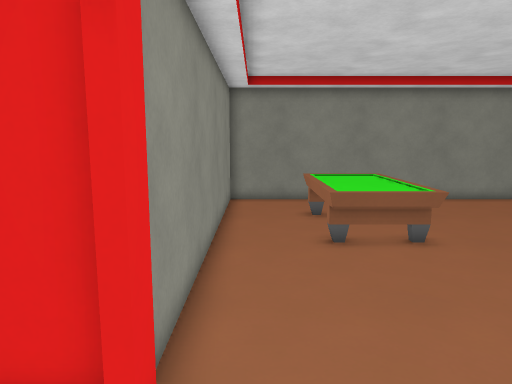
View 1 (above)

21 first-person views from a walk through a Godot game level. The camera is 1.5 m above the floor, tilts 8° down and sees 70° across. The floor is counted in squares, 0.5 m on a side. Each view is taken from the middle of a square. On the plan, view 1 faces up. The plan holds only what a view shows up to about 20 squares ahead; the rest is blank. The place goes on beyond the plan. Surface patterns are stand-ins for the level's own textures.

View 2
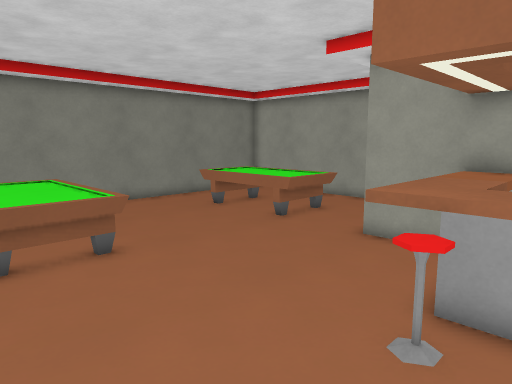

View 3
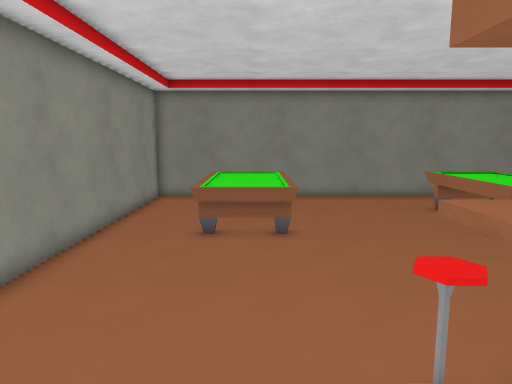

View 4
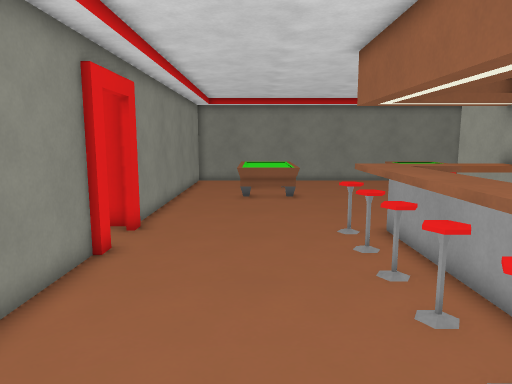

View 5
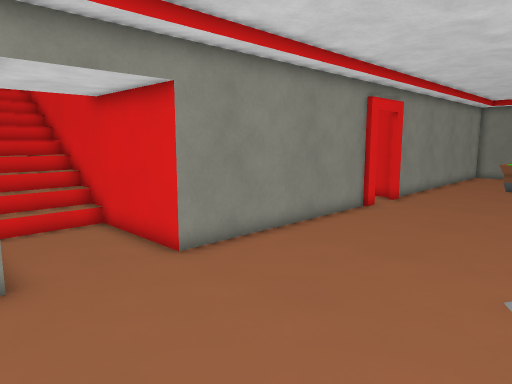

View 6
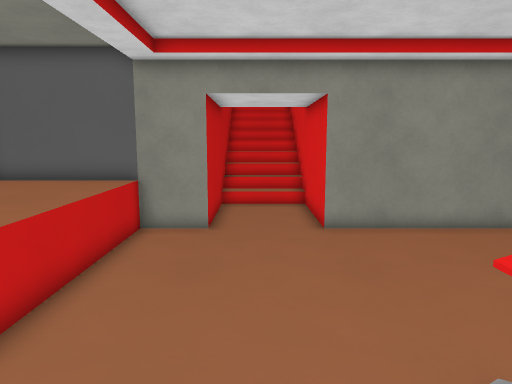

View 7
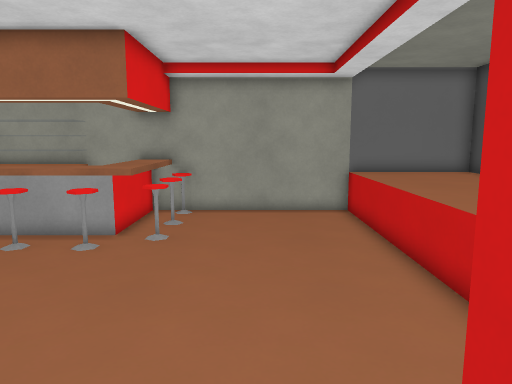

View 8
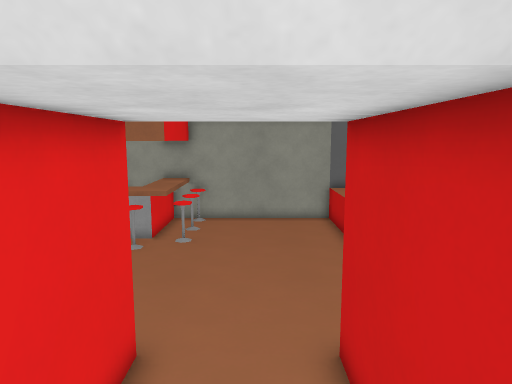

View 9
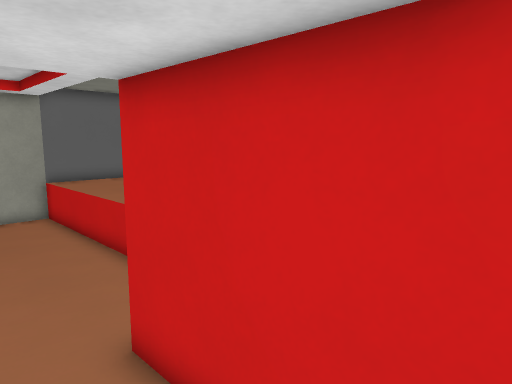

View 10
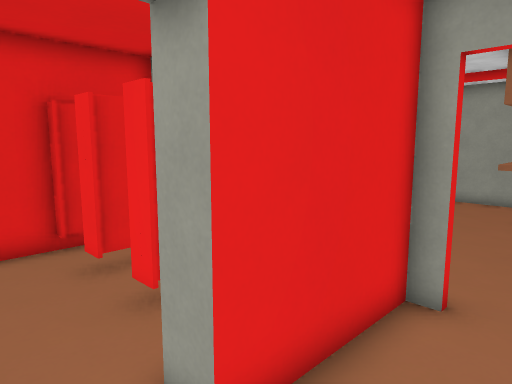

View 11
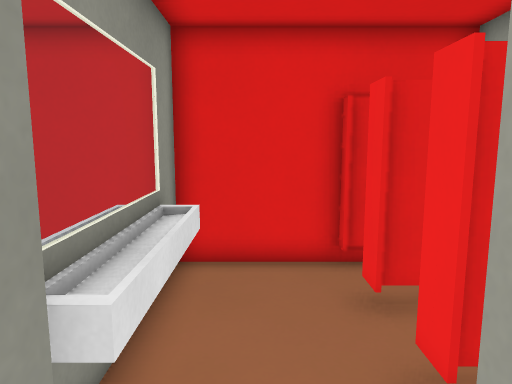

View 12
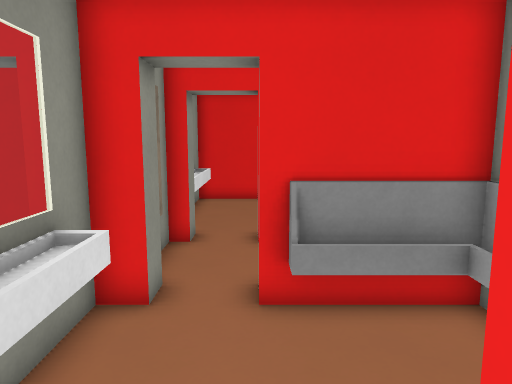

View 13
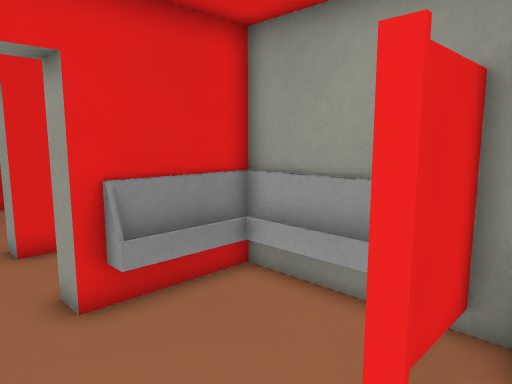

View 14
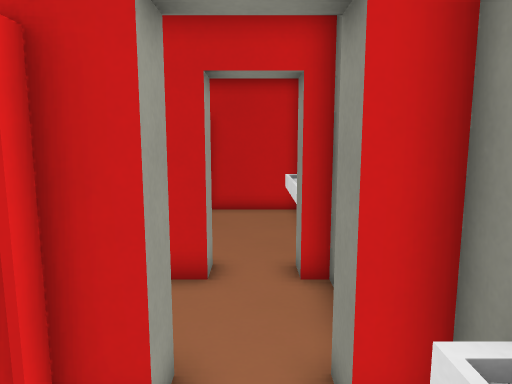

View 15
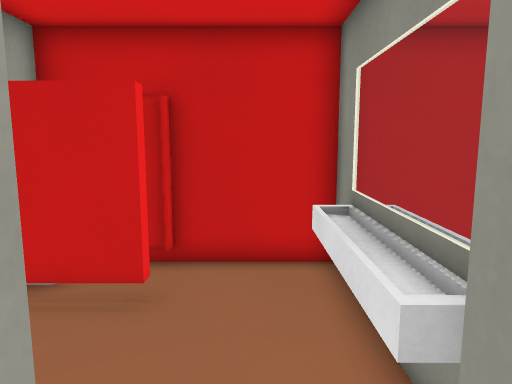

View 16
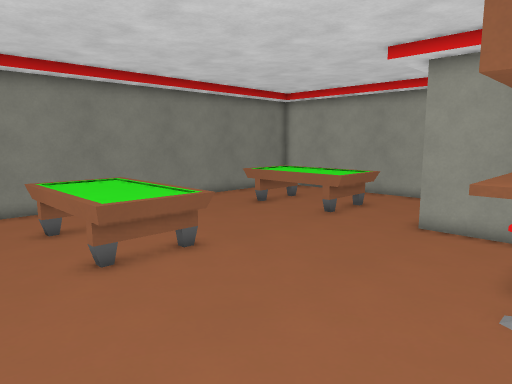

View 17
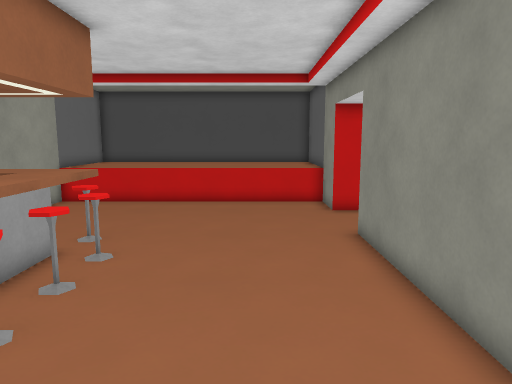

View 18
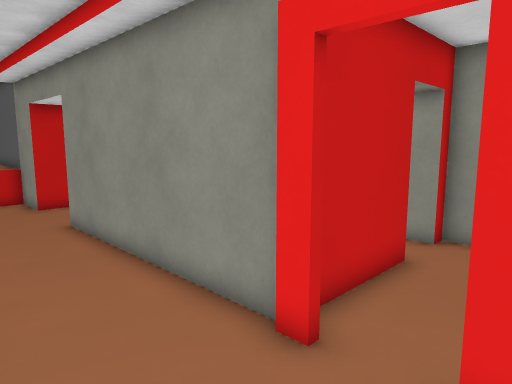

View 19
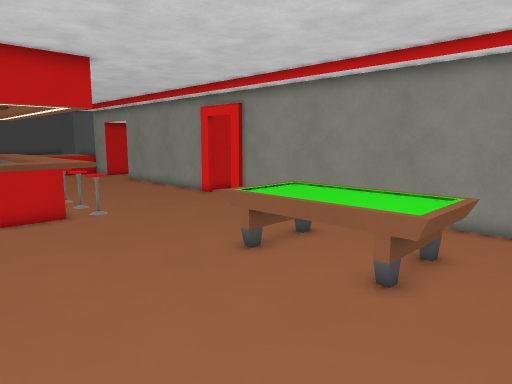

View 20
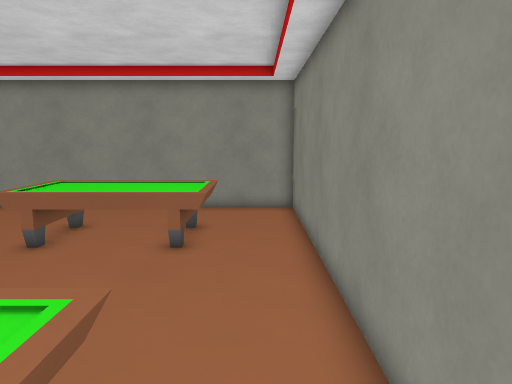

View 21
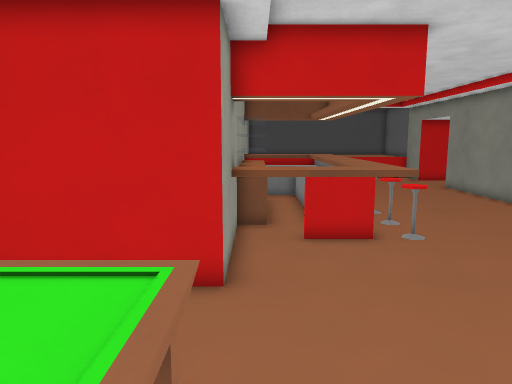

### Floor plan
Key: @ floor where view 1 was taken; # wall or solid block; . floor; / step, stairs or slope; = window, fence, low wall or low ledge; ^ raised ledge; T table; H thing the floor can be seen under or through; S stool; O other object.
Columns run from 12 left of view 1 to 15 right of it. Each row starts with its distance up from view 1.
 19            #################
 18            #..............
 17            #.............. .
 16            #..TTTT......TT
 15            #..TTTT......TTTT
 14            #..TTTT......TTTT
 13            #..TTTT......TTTT
 12 #########  #..TTTT......TTTT
 11    #...    #..TTTT......TTTT
 10   ^==..O.  #..TTTT......TTTT
  9   ^==..OOO #................
  8   ^==.... O#................
  7    ==..OO  #............####
  6    #=...   #............#
  5    ##.#O   #............#
  4    ##.######......HHHHHH#
  3    #.......#......SHH
  2    O..............#H
  1    #.......#......S#
  0    ##.######@..... #
 -1   ###.######......S#
 -2    #=....=##...... #
 -3    ==....=##......S#
 -4   ^==....=##...... #
 -5   ^==..OOO##......S#
 -6   ^==..OOO##......##
 -7    #...    #......S######
 -8 #########  #......####=##
 -9           ##.......S=S.S#
-10 ###########.............#
-11  /////..................#
-12  /////..................#
-13    ///..................#
-14    #########............#
-15            #............#
-16            ^^^^^^^^^^^^^#
-17            ^^^^^^^^^^^^^#
-18            ^^^^^ ^^^^^^^#

Where each view was taken, in squares from view 1:
view 1: 0 up, 0 right, facing up
view 2: 1 up, 1 right, facing up-right
view 3: 1 down, 4 right, facing up
view 4: 9 down, 3 right, facing up
view 5: 15 down, 7 right, facing up-left
view 6: 12 down, 11 right, facing left
view 7: 12 down, 4 left, facing right
view 8: 12 down, 8 left, facing right
view 9: 11 down, 7 left, facing down-right
view 10: 1 up, 8 left, facing up-right
view 11: 3 up, 7 left, facing up
view 12: 7 down, 6 left, facing up
view 13: 7 down, 8 left, facing up-right
view 14: 8 up, 7 left, facing down
view 15: 1 up, 7 left, facing down
view 16: 2 up, 1 left, facing up-right
view 17: 2 up, 2 right, facing down
view 18: 4 up, 3 right, facing down-left
view 19: 18 up, 12 right, facing down-left
view 20: 17 up, 15 right, facing left
view 21: 14 up, 11 right, facing down
